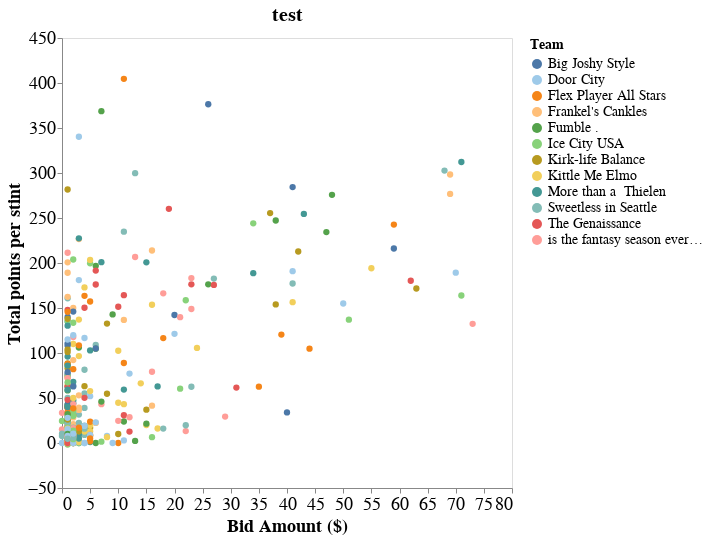

Write notebook code for a chart like this one.
### Code cell
# def generate_acquisitions_scatterplot(df, position_subset, acquisition_method):
#     position_subset1 = ''.join(position_subset)
#     plot_title = position_subset1 + ' ' + acquisition_method + ' Spending vs. Total Fantasy Points'
plot_title='test'
selection = alt.selection_multi(fields=['Team'], bind='legend')

color = alt.condition(selection,
                        alt.Color('Team:N',
                                scale=alt.Scale(scheme='tableau20'),),
                        alt.value('lightgray'))

chart = alt.Chart(df_stints).mark_circle(size=40).encode(
    alt.X('Bid Amount ($)', axis=alt.Axis(grid=False)),
    alt.Y('Total points per stint', axis=alt.Axis(grid=False)),
    color=color,
    opacity=alt.condition(selection, alt.value(1), alt.value(0.1)),
    tooltip=['Player', 'Team', 'Bid Amount ($)', 'Total points per stint']
).add_selection(selection).properties(
    width=450,
    height=450,
    title=plot_title
).configure_axis(
    labelFontSize=18,
    titleFontSize=18
).configure_title(fontSize=20).configure_legend(labelFontSize=14, titleFontSize=14)
chart
    # return chart

### Figure 1 — Vega-Lite specification as saved in the notebook (floating-point values rounded to 4 significant figures; data arrays with more than 128 entries replaced by an {"elided": "..."} marker saying what was removed)
{"config": {"view": {"continuousWidth": 400, "continuousHeight": 300}, "axis": {"labelFontSize": 18, "titleFontSize": 18}, "legend": {"labelFontSize": 14, "titleFontSize": 14}, "title": {"fontSize": 20}}, "data": {"name": "data-1bdc41059580682c8066a30497d20f9a"}, "mark": {"type": "circle", "size": 40}, "encoding": {"color": {"condition": {"field": "Team", "scale": {"scheme": "tableau20"}, "type": "nominal", "selection": "selector002"}, "value": "lightgray"}, "opacity": {"condition": {"value": 1, "selection": "selector002"}, "value": 0.1}, "tooltip": [{"field": "Player", "type": "nominal"}, {"field": "Team", "type": "nominal"}, {"field": "Bid Amount ($)", "type": "quantitative"}, {"field": "Total points per stint", "type": "quantitative"}], "x": {"axis": {"grid": false}, "field": "Bid Amount ($)", "type": "quantitative"}, "y": {"axis": {"grid": false}, "field": "Total points per stint", "type": "quantitative"}}, "height": 450, "selection": {"selector002": {"type": "multi", "fields": ["Team"], "bind": "legend"}}, "title": "test", "width": 450, "$schema": "https://vega.github.io/schema/vega-lite/v4.17.0.json", "datasets": {"data-1bdc41059580682c8066a30497d20f9a": {"elided": "403 records"}}}
